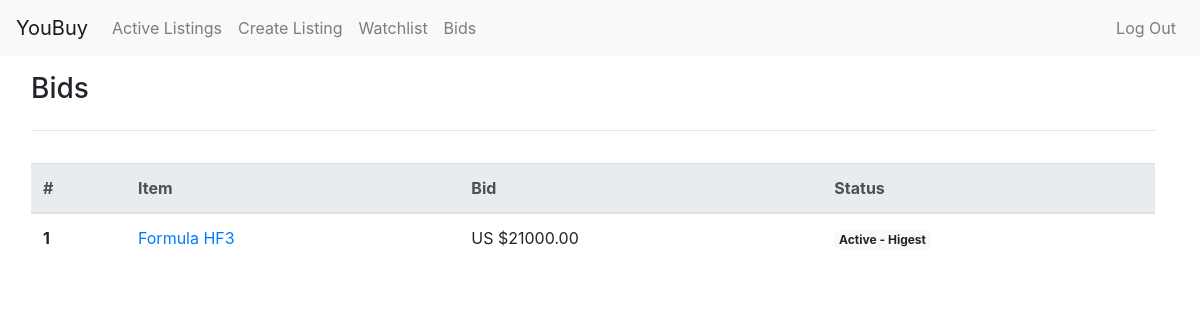
Page /bids (signed in) on the earlier database version.
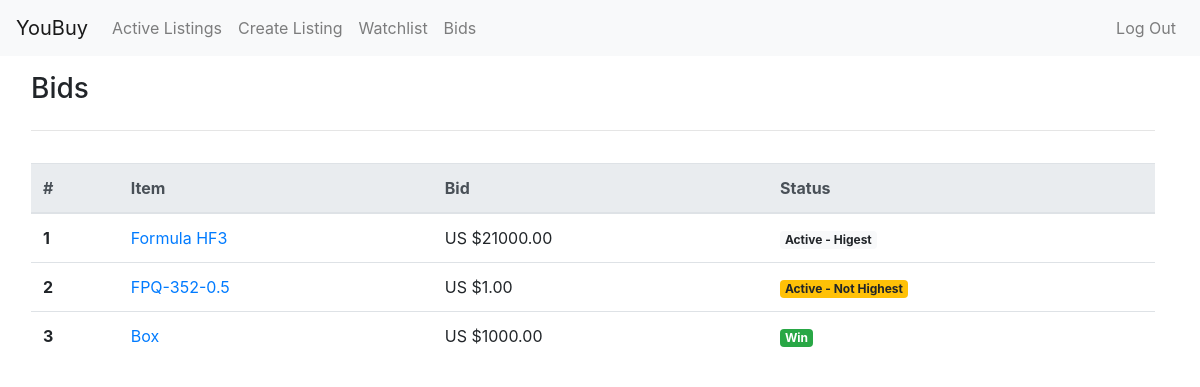
Same page on the later database version.
### auctions/models.py (models this page shows, shortened)
class Bid(models.Model):
    value = models.DecimalField(max_digits=13, decimal_places=2)
    bidder = models.ForeignKey("User", on_delete=models.CASCADE, related_name="bids")
    listing = models.ForeignKey("Listing", on_delete=models.CASCADE, related_name="bids")

class Listing(models.Model):
    CATEGORIES_CHOICES = [
        ("fashion", "Fashion"),
        ("electronics", "Electronics"),
        ("home", "Home"),
        ("hobby", "Hobby"),
        ("toys", "Toys"),
        ("other", "Other")
    ]
    title = models.CharField(max_length=64)
    description = models.TextField(blank=False)
    category = models.CharField(max_length=64, choices=CATEGORIES_CHOICES)
    start_price = models.DecimalField(max_digits=13, decimal_places=2)
    price = models.DecimalField(max_digits=13, decimal_places=2)
    image = models.ImageField(upload_to=util.user_directory_path, blank=True)
    start_date = models.DateTimeField()
    end_date = models.DateTimeField()
    owner = models.ForeignKey("User", on_delete=models.CASCADE, related_name="listings")

### auctions/views.py (the view)
# urls.py: path("bids", views.bids, name="bids"),
def bids(request):
    if request.user.is_authenticated:
        user = User.objects.get(id=request.user.id)
        bids = user.bids.all()
        for bid in bids:
            bid.is_highest = bid.listing.bids.order_by("value").last().bidder == user
            bid.listing.is_ended = bid.listing.end_date < datetime.today()
        return render(request, "auctions/bids.html", {
            "bids" : bids
        })

### auctions/templates/auctions/bids.html (shortened to what this page needs)
{% extends "auctions/layout.html" %}
{% block body %}
<div class="container-fluid">
    <div class="row pl-3 pt-3">
        <div class="col">
            <ul class="nav">
                <li class="nav-text">
                    <h3>Bids</h3>
            </ul>
            <hr>
        </div>
    </div>
    <div class="row pl-3 pt-3">
        <div class="col">
            <table class="table">
                <thead class="thead-light">
                    <tr>
                        <th scope="col">#</th>
                        <th scope="col">Item</th>
                        <th scope="col">Bid</th>
                        <th scope="col">Status</th>
                    </tr>
                </thead>
                <tbody>
                    {% for bid in bids %}
                        <tr>
                            <th scope="row">{{ forloop.counter }}</th>
                            <td>
                                <a href="{% url 'listing' bid.listing.id %}">
                                    {{ bid.listing.title }}
                                </a>
                            </td>
                            <td>US ${{ bid.value }}</td>
                            {% if bid.listing.is_ended %}
                                {% if bid.is_highest %}
                                <td>
                                    <span class="badge badge-success">Win</span>
                                </td>
                                {% else %}
                                <td>
                                    <span class="badge badge-danger">Loss</span>
                                </td>
                                {% endif %}
                            {% else %}
                                {% if bid.is_highest %}
                                <td>
                                    <span class="badge badge-light">Active - Higest</span></td>
                                {% else %}
                                <td>
                                    <span class="badge badge-warning">Active - Not Highest</span></td>
                                {% endif %}
                            {%endif %}
                        </tr>
                    {% endfor %}
                </tbody>
            </table>
        </div>
    </div>
</div>
{% endblock %}

Differences in the rows shown:
added Bid: listing "FPQ-352-0.5", value "1.00", shows "Active - Not Highest"
added Bid: listing "Box", value "1000.00", shows "Win"
